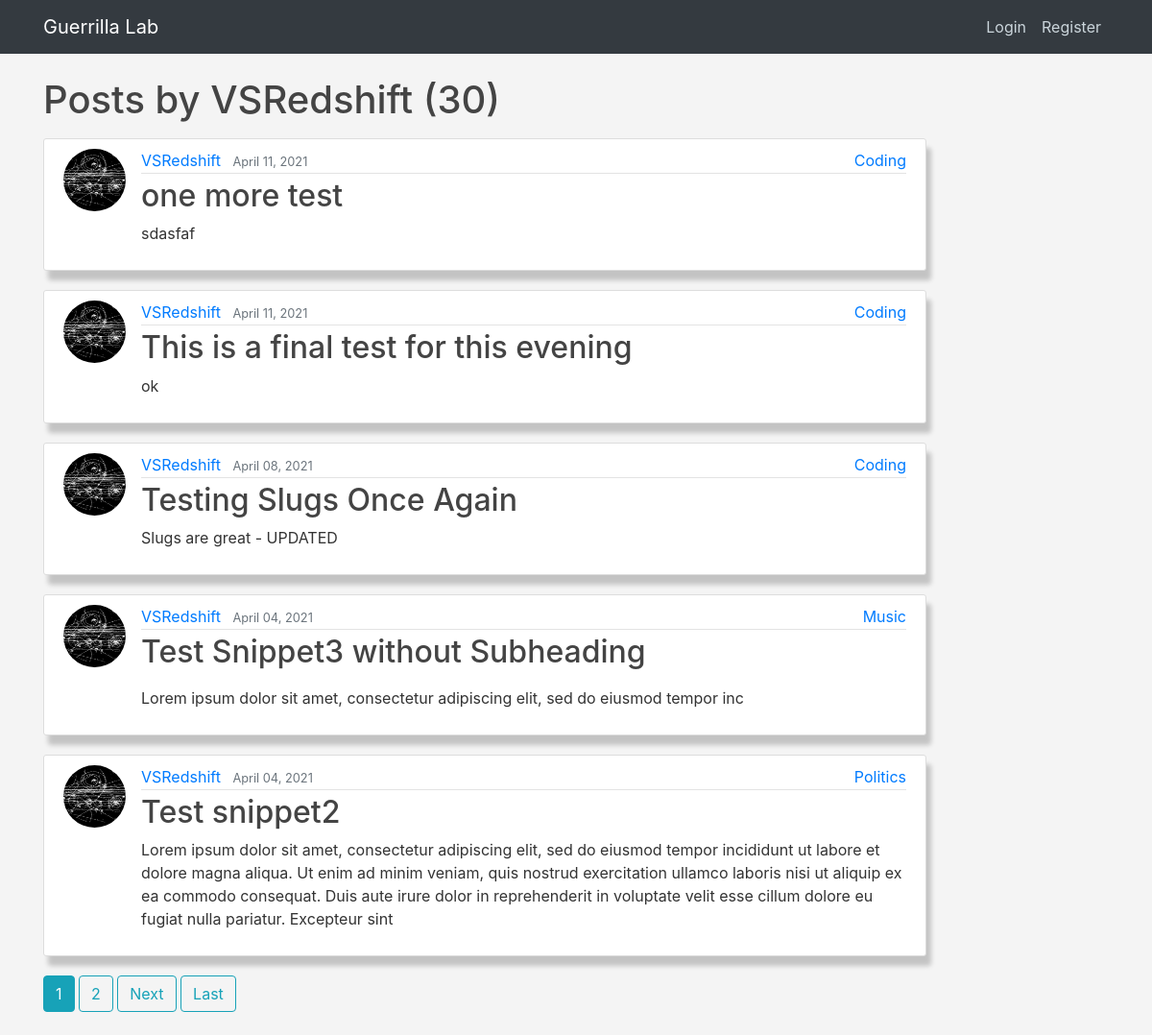
Page /user/VSRedshift on the committed database.
### blog/models.py (models this page shows, shortened)
class Post(models.Model):
    title = models.CharField(max_length=100)
    featured = models.BooleanField(default=False)
    slug = AutoSlugField(populate_from='get_populate_from',
                         unique_with=['author', 'date_posted'],
                         slugify=slugify)
    content = RichTextField(blank=True, null=True)      # Rich text editor
    subheading = models.TextField(max_length=350, blank=True, default=None)
    date_posted = models.DateTimeField(default=timezone.now)
    updated = models.DateTimeField(auto_now=True, null=True)
    author = models.ForeignKey(User, on_delete=models.CASCADE)
    category = models.CharField(max_length=30, default=None)
    head_image = models.URLField(null=True, blank=True)
    tags = TaggableManager(blank=True)
    likes = models.ManyToManyField(
        User, blank=True, related_name='blog_likes')
    dislikes = models.ManyToManyField(
        User, blank=True, related_name='blog_dislikes')

### users/models.py (models this page shows, shortened)
class Profile(models.Model):
    user = models.OneToOneField(User, on_delete=models.CASCADE)
    bio = models.TextField(max_length=1000, blank=True, null=True)
    image = models.ImageField(default='default.jpg', upload_to='profile_pics')
    website = models.CharField(max_length=300, blank=True, null=True)
    linkedin = models.CharField(max_length=300, blank=True, null=True)
    github = models.CharField(max_length=300, blank=True, null=True)
    twitter = models.CharField(max_length=300, blank=True, null=True)
    instagram = models.CharField(max_length=300, blank=True, null=True)
    facebook = models.CharField(max_length=300, blank=True, null=True)
    youtube = models.CharField(max_length=300, blank=True, null=True)

### blog/views.py (the view)
# urls.py: path('user/<str:username>', UserPostListView.as_view(), name='user-posts'),
class UserPostListView(ListView):
    model = Post
    template_name = 'blog/user_posts.html'
    context_object_name = 'posts'
    paginate_by = 5
    def get_queryset(self):
        user = get_object_or_404(User, username=self.kwargs.get('username'))
        return Post.objects.filter(author=user).order_by('-date_posted')

### blog/templates/blog/user_posts.html (shortened to what this page needs)
{% extends "blog/base.html" %}
{% block content %}
    <h1 class="mb-3">Posts by {{ view.kwargs.username }} ({{ page_obj.paginator.count }}) </h1>
    {% for post in posts %}
    <article class="media content-section">
        <img
            class="rounded-circle article-img"
            src="{{ post.author.profile.image.url }}"
            alt=""
        />
        <div class="media-body article-top">
            <div class="article-metadata">
                <a class="mr-2" href="{% url 'user-posts' post.author.username %}">
                {{ post.author }}
                </a>
                <small class="text-muted">{{ post.date_posted|date:"F d, Y" }}</small>
                <a href="{% url 'category' post.category %}" class="article-category">{{ post.category }}</a>
            </div>
            <h2>
                <a class="article-title" href="{% url 'post-detail' post.slug %}">
                {{ post.title }}
                </a>
            </h2>
            {% if post.subheading %}
                <p class="article-content">{{ post.subheading|safe }}</p>
            {% else %}
                <p class="article-content hide-image">{{ post.content|safe|slice:"0:300" }}</p>
            {% endif %}
        </div>
    </article>
    {% endfor %}
    {% if is_paginated %}
        {% for num in page_obj.paginator.page_range %}
            {% if page_obj.number == num %}
                <a class="btn btn-info mb-4" href="?page={{ num }}">{{ num }}</a>
            {% elif num > page_obj.number|add:'-2' and num < page_obj.number|add:'2' %}
                <a class="btn btn-outline-info mb-4" href="?page={{ num }}">{{ num }}</a>
            {% endif %}
        {% endfor %}
        {% if page_obj.has_next %}
            <a class="btn btn-outline-info mb-4" href="?page={{ page_obj.next_page_number}}">Next</a>
            <a class="btn btn-outline-info mb-4" href="?page={{ page_obj.paginator.num_pages }}">Last</a>
        {% endif %}
    {% endif %}
{% endblock content %}

### blog/static/blog/main.css (style rules this page uses)
:root { --primary-color: #111; --secondary-color: #f4f4f4; --tertiary-color: #333; --bg-dark: #111; --bg-light: lightgrey; --text-dark: #000; --text-md: #333; --text-light: #fff; }
body { background: var(--secondary-color); color: var(--text-md); margin-top: 5rem; }
h1, h2, h3, h4, h5, h6 { color: #444444; }
.content-section { background: #ffffff; padding: 10px 20px; border: 1px solid #dddddd; border-radius: 3px; margin-bottom: 20px; box-shadow: 5px 10px 5px rgba(0,0,0,0.2); }
.article-title { color: #444444; }
.article-content { white-space: pre-line; }
.article-img { height: 65px; width: 65px; margin-right: 16px; }
.article-metadata { padding-bottom: 1px; margin-bottom: 4px; border-bottom: 1px solid #e3e3e3; }
.article-top { position: relative; }
.article-category { position: absolute; right: 0; }

### rows in the picture
Post: author.profile.image (picture), author "VSRedshift", date_posted "April 11, 2021", category "Coding", title "one more test", subheading "sdasfaf"
Post: author.profile.image (picture), author "VSRedshift", date_posted "April 11, 2021", category "Coding", title "This is a final test for this evening", subheading "ok"
Post: author.profile.image (picture), author "VSRedshift", date_posted "April 08, 2021", category "Coding", title "Testing Slugs Once Again", subheading "Slugs are great - UPDATED"
Post: author.profile.image (picture), author "VSRedshift", date_posted "April 04, 2021", category "Music", title "Test Snippet3 without Subheading", content "Lorem ipsum dolor sit amet, consectetur adipiscing elit, sed do eiusmod tempor inc"
Post: author.profile.image (picture), author "VSRedshift", date_posted "April 04, 2021", category "Politics", title "Test snippet2", subheading "Lorem ipsum dolor sit amet, consectetur adipiscing elit, sed do eiusmod tempor incididunt ut labore et dolore magna aliqua. Ut enim ad minim veniam, quis nostrud exercitation ullamco laboris nisi ut aliquip ex ea commodo consequat. Duis aute irure dolor in reprehenderit in voluptate velit esse cillum dolore eu fugiat nulla pariatur. Excepteur sint"

### other values in the picture
{{ view.kwargs.username }} "VSRedshift"
{{ page_obj.paginator.count }} "30"
{{ num }} "1"
{{ num }} "2"
